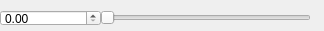
<?xml version="1.0" encoding="UTF-8"?>
<ui version="4.0">
 <class>SmallWidgetClass</class>
 <widget class="QWidget" name="SmallWidgetClass">
  <property name="geometry">
   <rect>
    <x>0</x>
    <y>0</y>
    <width>324</width>
    <height>31</height>
   </rect>
  </property>
  <property name="windowTitle">
   <string>SmallWidget</string>
  </property>
  <widget class="QSlider" name="input2">
   <property name="geometry">
    <rect>
     <x>100</x>
     <y>10</y>
     <width>211</width>
     <height>16</height>
    </rect>
   </property>
   <property name="maximum">
    <number>100</number>
   </property>
   <property name="orientation">
    <enum>Qt::Orientation::Horizontal</enum>
   </property>
  </widget>
  <widget class="QDoubleSpinBox" name="input1">
   <property name="enabled">
    <bool>true</bool>
   </property>
   <property name="geometry">
    <rect>
     <x>0</x>
     <y>10</y>
     <width>101</width>
     <height>16</height>
    </rect>
   </property>
   <property name="mouseTracking">
    <bool>false</bool>
   </property>
  </widget>
 </widget>
 <layoutdefault spacing="6" margin="11"/>
 <resources/>
 <connections/>
</ui>
